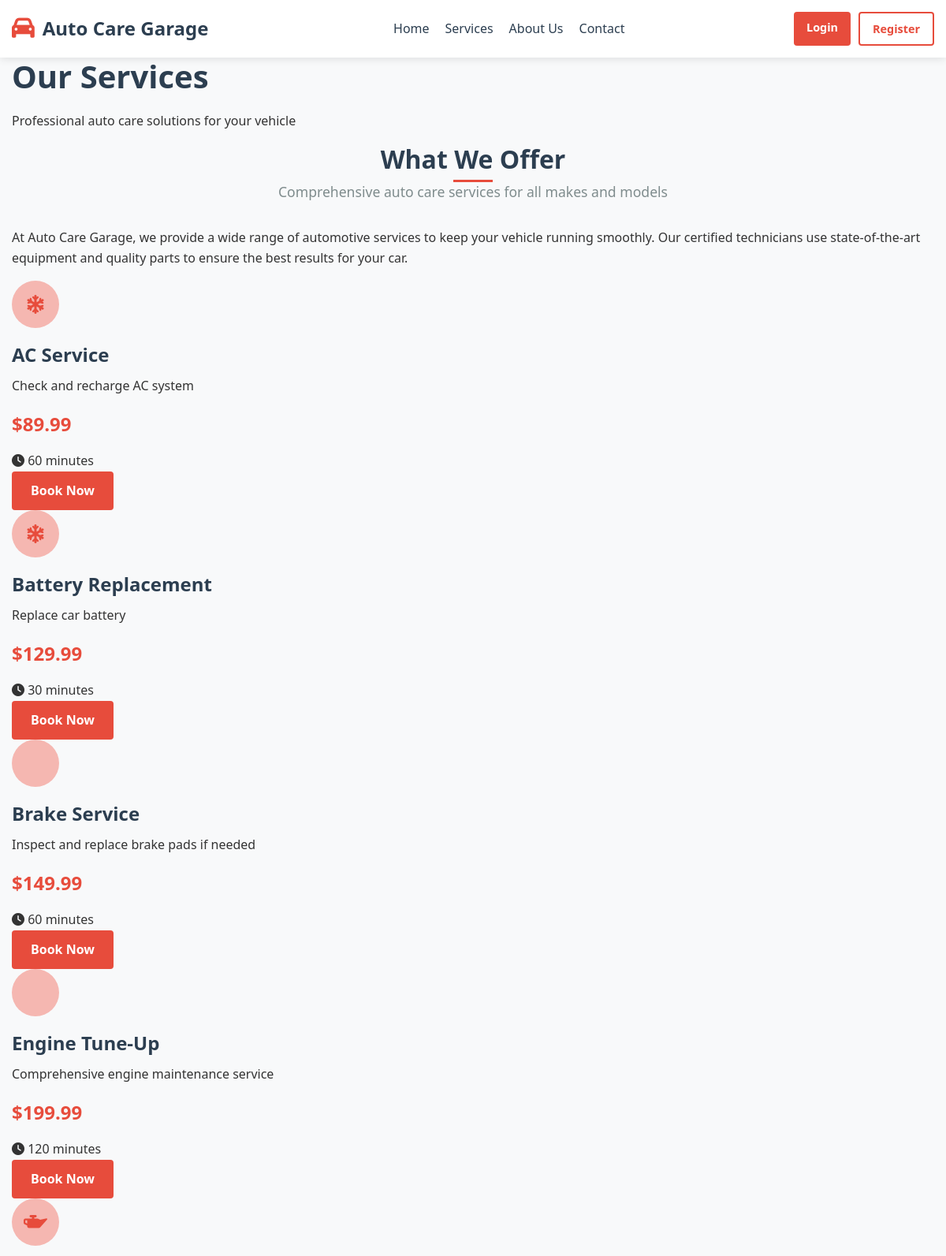
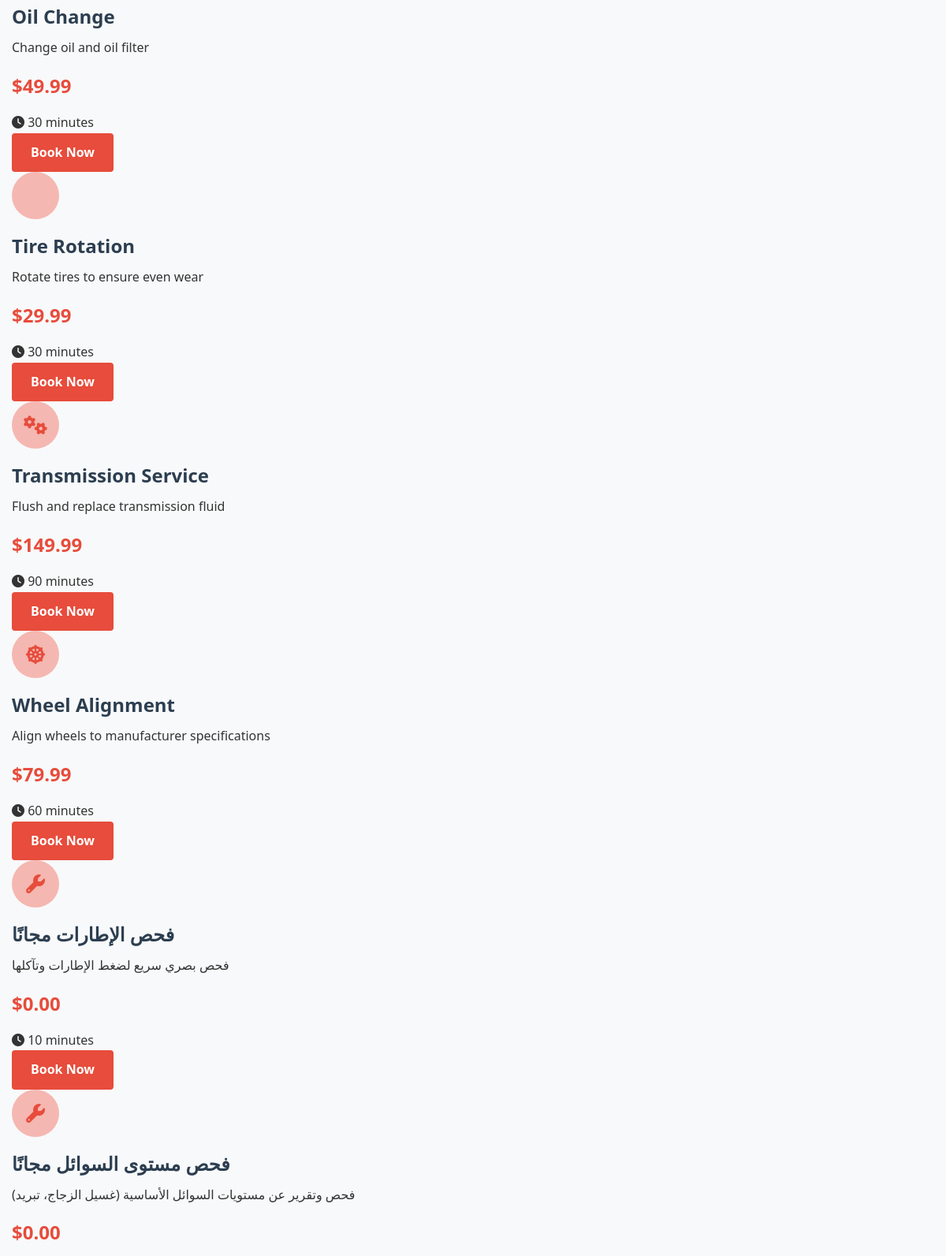
Screenshot of /client/services.php (upper part) with the database file from the repository (2 pictures, top to bottom).
### tables this page shows
CREATE TABLE `services` (
  `id` int(11) NOT NULL AUTO_INCREMENT,
  `name` varchar(100) NOT NULL,
  `description` text,
  `price` decimal(10,2) NOT NULL,
  `duration` int(11) NOT NULL COMMENT 'in minutes',
  `status` enum('active','inactive') NOT NULL DEFAULT 'active',
  `created_at` timestamp NOT NULL DEFAULT CURRENT_TIMESTAMP,
  `updated_at` timestamp NOT NULL DEFAULT CURRENT_TIMESTAMP ON UPDATE CURRENT_TIMESTAMP,
  PRIMARY KEY (`id`)
);

### client/includes/db.php (called while the page is built, shortened)
<?php
$servername = "localhost";
$username = "root";
$password = "";
$dbname = "garage_db";
$conn = new mysqli($servername, $username, $password, $dbname);
$conn->set_charset("utf8mb4");
$settings = [];
$sql = "SELECT setting_key, setting_value FROM settings";
$result = $conn->query($sql);
if ($result->num_rows > 0) {
    while($row = $result->fetch_assoc()) {
        $settings[$row['setting_key']] = $row['setting_value'];
    }
}
?>

### client/includes/functions.php (called while the page is built, shortened)
<?php
function format_currency($amount) {
    global $settings;
    $symbol = '$';
    if (isset($settings['currency_symbol'])) {
        $symbol = $settings['currency_symbol'];
    }
    return $symbol . number_format($amount, 2);
}
?>

### client/services.php (the view, shortened to what this page needs)
<?php
require_once 'includes/db.php';
require_once 'includes/functions.php';
$sql = "SELECT * FROM services WHERE status = 'active' ORDER BY name";
$services_result = $conn->query($sql);
?>
<!DOCTYPE html>
<html lang="en">
<head>
    <link rel="stylesheet" href="css/style.css">
    <link rel="stylesheet" href="https://cdnjs.cloudflare.com/ajax/libs/font-awesome/6.0.0-beta3/css/all.min.css">
</head>
<body>
    <?php include 'includes/header.php'; ?>
    <section class="page-header">
        <div class="container">
            <h1>Our Services</h1>
            <p>Professional auto care solutions for your vehicle</p>
        </div>
    </section>
    <section class="services-section">
        <div class="container">
            <div class="services-intro">
                <div class="section-title">
                    <h2>What We Offer</h2>
                    <p>Comprehensive auto care services for all makes and models</p>
                </div>
                <p class="intro-text">At Auto Care Garage, we provide a wide range of automotive services to keep your vehicle running smoothly. Our certified technicians use state-of-the-art equipment and quality parts to ensure the best results for your car.</p>
            </div>
            <div class="services-list">
                <?php if ($services_result->num_rows > 0): ?>
                    <?php while ($service = $services_result->fetch_assoc()): ?>
                        <div class="service-item" id="service-<?php echo $service['id']; ?>">
                            <div class="service-icon">
                                <?php
                                $icon = 'fa-wrench';
                                if (stripos($service['name'], 'oil') !== false) {
                                    $icon = 'fa-oil-can';
                                } elseif (stripos($service['name'], 'brake') !== false) {
                                    $icon = 'fa-brake-warning';
                                } elseif (stripos($service['name'], 'tire') !== false) {
                                    $icon = 'fa-tire';
                                } elseif (stripos($service['name'], 'engine') !== false) {
                                    $icon = 'fa-engine';
                                } elseif (stripos($service['name'], 'ac') !== false) {
                                    $icon = 'fa-snowflake';
                                } elseif (stripos($service['name'], 'battery') !== false) {
                                    $icon = 'fa-car-battery';
                                } elseif (stripos($service['name'], 'wheel') !== false) {
                                    $icon = 'fa-dharmachakra';
                                } elseif (stripos($service['name'], 'transmission') !== false) {
                                    $icon = 'fa-gears';
                                }
                                ?>
                                <i class="fas <?php echo $icon; ?>"></i>
                            </div>
                            <div class="service-content">
                                <h3><?php echo htmlspecialchars($service['name']); ?></h3>
                                <p><?php echo htmlspecialchars($service['description']); ?></p>
                                <div class="service-meta">
                                    <div class="service-price"><?php echo format_currency($service['price']); ?></div>
                                    <div class="service-duration"><i class="fas fa-clock"></i> <?php echo $service['duration']; ?> minutes</div>
                                </div>
                                <a href="appointment.php?service=<?php echo $service['id']; ?>" class="btn btn-primary">Book Now</a>
                            </div>
                        </div>
                    <?php endwhile; ?>
                <?php endif; ?>
            </div>
        </div>
    </section>
</body>
</html>

### client/css/style.css (style rules this page uses)
:root { --primary-color: #e74c3c; --primary-dark: #c0392b; --primary-light: #f5b7b1; --secondary-color: #2c3e50; --secondary-dark: #1a252f; --secondary-light: #34495e; --accent-color: #3498db; --accent-dark: #2980b9; --accent-light: #9bd1f9; --success-color: #2ecc71; --warning-color: #f39c12; --danger-color: #e74c3c; --info-color: #3498db; --light-color: #ecf0f1; --dark-color: #2c3e50; --gray-color: #95a5a6; --gray-light: #ecf0f1; --gray-dark: #7f8c8d; --body-bg: #f8f9fa; --text-color: #333; --border-color: #ddd; --border-radius: 4px; --box-shadow: 0 2px 10px rgba(0, 0, 0, 0.1); --transition: all 0.3s ease; }
* { margin: 0; padding: 0; box-sizing: border-box; }
body { font-family: "Segoe UI", Tahoma, Geneva, Verdana, sans-serif; font-size: 16px; line-height: 1.6; color: var(--text-color); background-color: var(--body-bg); }
a { text-decoration: none; color: var(--accent-color); transition: var(--transition); }
h1, h2, h3, h4, h5, h6 { font-weight: 700; line-height: 1.2; margin-bottom: 0.5em; color: var(--secondary-color); }
h1 { font-size: 2.5rem; }
h2 { font-size: 2rem; }
h3 { font-size: 1.5rem; }
p { margin-bottom: 1rem; }
.container { width: 100%; max-width: 1200px; margin: 0 auto; padding: 0 15px; }
.section-title { text-align: center; margin-bottom: 2rem; }
.section-title h2 { font-size: 2rem; margin-bottom: 0.5rem; position: relative; display: inline-block; }
.section-title h2:after { content: ""; position: absolute; bottom: -10px; left: 50%; transform: translateX(-50%); width: 50px; height: 3px; background-color: var(--primary-color); }
.section-title p { color: var(--gray-dark); font-size: 1.1rem; }
.btn { display: inline-block; padding: 12px 24px; background-color: var(--primary-color); color: #fff; border: none; border-radius: var(--border-radius); font-weight: 600; cursor: pointer; transition: var(--transition); text-align: center; }
.btn-primary { background-color: var(--primary-color); }
.service-icon { width: 60px; height: 60px; background-color: var(--primary-light); border-radius: 50%; display: flex; align-items: center; justify-content: center; margin-bottom: 20px; }
.service-icon i { font-size: 24px; color: var(--primary-color); }
.service-price { font-size: 1.5rem; font-weight: 700; color: var(--primary-color); margin: 15px 0; }

### rows the page displays
services: name "AC Service", description "Check and recharge AC system", price "$89.99", duration "60"
services: name "Battery Replacement", description "Replace car battery", price "$129.99", duration "30"
services: name "Brake Service", description "Inspect and replace brake pads if needed", price "$149.99", duration "60"
services: name "Engine Tune-Up", description "Comprehensive engine maintenance service", price "$199.99", duration "120"
services: name "Oil Change", description "Change oil and oil filter", price "$49.99", duration "30"
services: name "Tire Rotation", description "Rotate tires to ensure even wear", price "$29.99", duration "30"
services: name "Transmission Service", description "Flush and replace transmission fluid", price "$149.99", duration "90"
services: name "Wheel Alignment", description "Align wheels to manufacturer specifications", price "$79.99", duration "60"
services: name "فحص الإطارات مجانًا", description "فحص بصري سريع لضغط الإطارات وتآكلها", price "$0.00", duration "10"
services: name "فحص مستوى السوائل مجانًا", description "فحص وتقرير عن مستويات السوائل الأساسية (غسيل الزجاج، تبريد)", price "$0.00"
